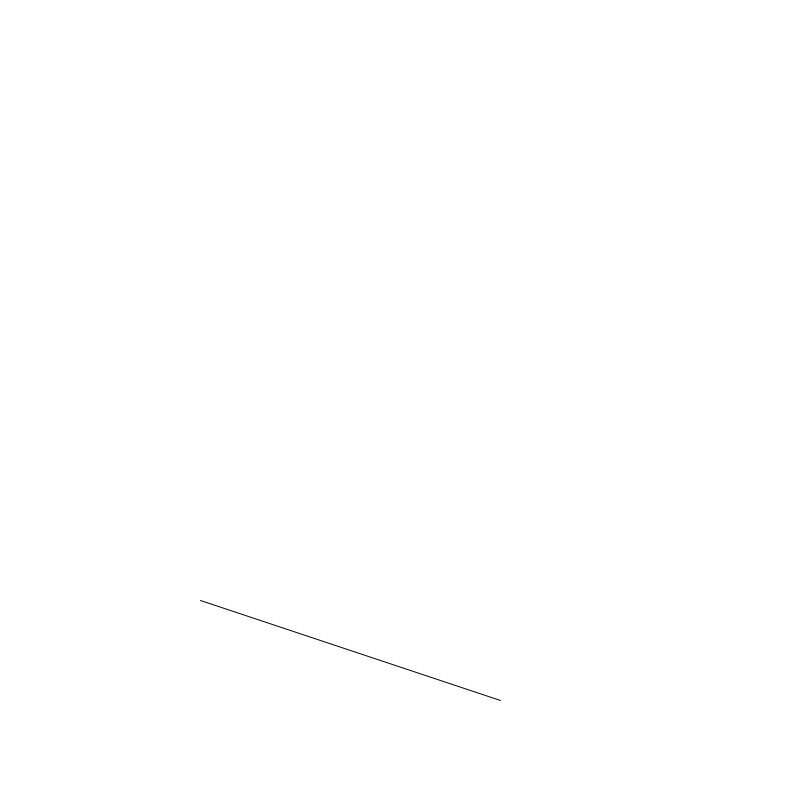
Frame 1 (no input)
Frame 60 (the mouse pressed at the canvas centre just before this capture): identical to frame 1, image omitted
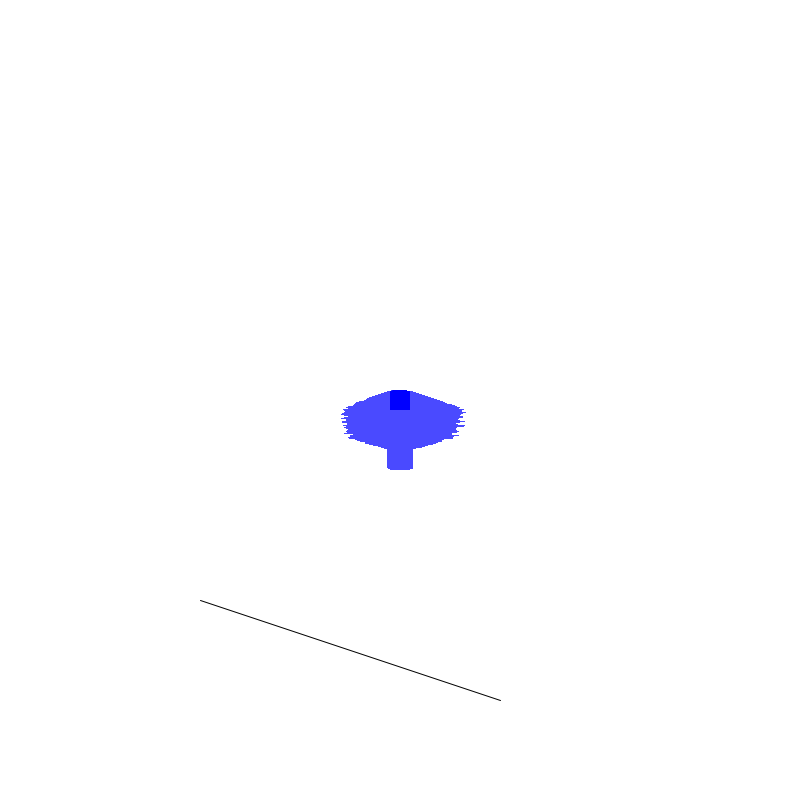
Frame 120 (the mouse held since frame 60 and released just before this capture)

The Processing sketch that drew these frames (run headless with seeded random() and noise(); from frame 60 on, the mouse is pressed at the canvas centre):

// Processing sketch: Water_simulation
// ── Water_simulation.pde
ArrayList<Water> water = new ArrayList<Water>();

int brushSize = 10;

color backgroundColour = color(255);

void setup() {
  size(800, 800);
}

void draw() {
  background(backgroundColour);
  stroke(0);
  line(200, 600, 500, 700);
  loadPixels();
  if (mousePressed) {
    for (int y = -brushSize; y < brushSize; y++) {
      for (int x = -brushSize; x < brushSize; x++) {
        if (!pixelOccupied(x + mouseX, y + mouseY)) water.add(new Water(x + mouseX, y + mouseY));
      }
    }
  }
  for (Water w : water) {
    w.update();
    w.show();
  }
  
  print(water.size() + "\n");
}

boolean pixelOccupied(int x, int y) {
  int index = x + y * width;
  return (get(x, y) != backgroundColour);
}

// ── Water.pde
class Water {
  PVector pos;
  Water(float x, float y) {
    pos = new PVector(x, y);
  }
  
  void update() {
    if (!pixelOccupied((int)pos.x, (int)pos.y+1)) {
      pos.y++;
    }
    else if (!pixelOccupied((int)pos.x-1, (int)pos.y+1)) {
      pos.x--;
      pos.y++;
    }
    else if (!pixelOccupied((int)pos.x+1, (int)pos.y+1)) {
      pos.x++;
      pos.y++;
    }
    else if (!pixelOccupied((int)pos.x-2, (int)pos.y+1)) {
      pos.x -= 2;
      pos.y++;
    }
    else if (!pixelOccupied((int)pos.x+2, (int)pos.y+1)) {
      pos.x += 2;
      pos.y++;
    }
    else if (!pixelOccupied((int)pos.x-3, (int)pos.y+1)) {
      pos.x -= 3;
      pos.y++;
    }
    else if (!pixelOccupied((int)pos.x+3, (int)pos.y+1)) {
      pos.x += 3;
      pos.y++;
    }
    /*
    else if (!pixelOccupied((int)pos.x+1, (int)pos.y)) {
      pos.x++;
    }
    else if (!pixelOccupied((int)pos.x-1, (int)pos.y)) {
      pos.x--;
    }
    */
  }
  
  void show() {
    stroke(0, 0, 255);
    point(pos.x, pos.y);
  }
}
